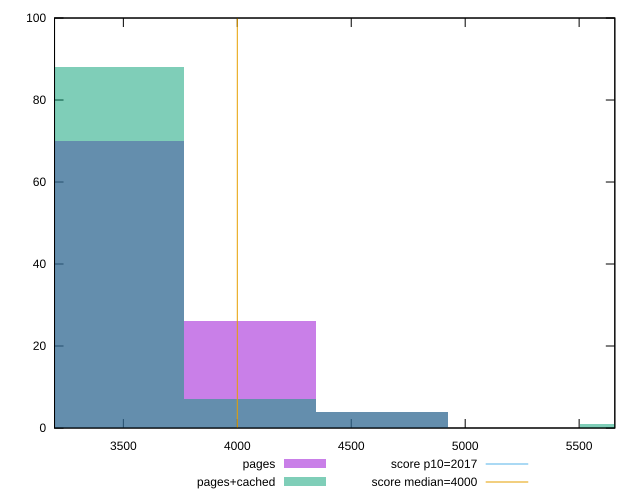

Write the gnuplot code that produced this figure.
reset

$pages <<EOF
4634.754310290739 4
4055.410021504397 26
3476.0657327180543 70
EOF

$pagesCached <<EOF
4634.754310290739 4
3476.0657327180543 88
4055.410021504397 7
5793.442887863424 1
EOF

set key outside below
set boxwidth 579.3442887863424
set xrange [3197.9680000000003:5656.6159999999945]
set yrange [0:100]
set trange [0:100]
set style fill transparent solid 0.5 noborder

set parametric
set terminal svg size 640, 500 enhanced background rgb 'white'
set output "report_00020_2021-02-19T21:17:38.612Z2/mainthread-work-breakdown/comparison/histogram/0_vs_1.svg"

plot $pages title "pages" with boxes, \
     $pagesCached title "pages+cached" with boxes, \
     2017,t title "score p10=2017", \
     4000,t title "score median=4000"

reset
